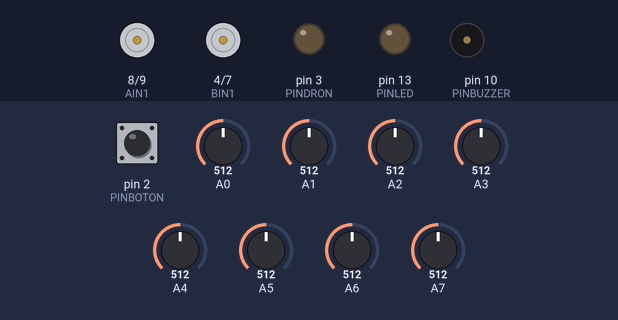
Simulated run of this sketch. Board: Arduino Nano, built with avr-gcc and run on an emulated ATmega328P. On the bench: motor-driver pin pairs drawn as motors (green arrow = first pin HIGH = forward, orange = second pin HIGH = backward, longer = more drive, scaled by the enable pin), output pins drawn as LEDs (lit = HIGH), buzzer (waves = sounding). Inputs (shaded band) come from the test bench; at power-on: pin 2 (PINBOTON) HIGH, A0 = 512, A1 = 512, A2 = 512, A3 = 512, A4 = 512, A5 = 512, A6 = 512, A7 = 512. Pins used as bus, display or sensor lines are not drawn; what the sketch prints to the serial monitor is not drawn.

Above: at 1.2 s.
At 4.4 s:
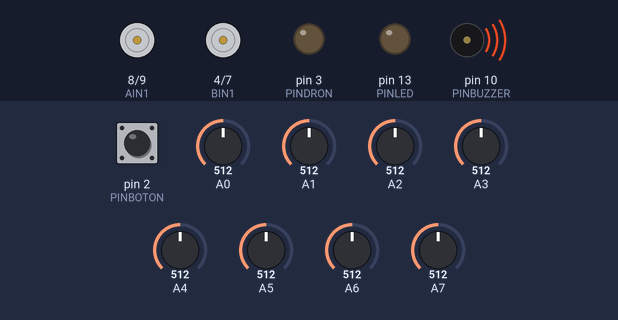
At 5.8 s:
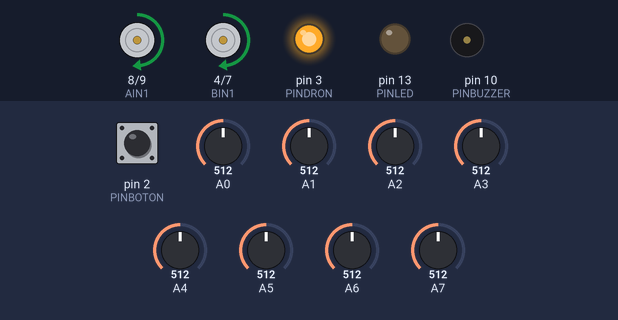
Timing chart, 0 to 7.3 s (numbered marks = the images above):
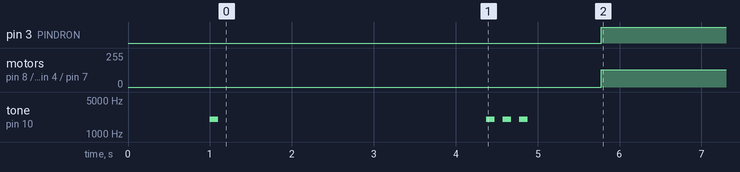

The sketch:

Speed_Selector.ino
```cpp
#define PINBUZZER 10
#define PINBOTON 2
#define PINLED 13
#define PINDRON 3

#define PIN_Sensor_ON 11


int velocidad_1 = 50;
int velocidad_2 = 80;
int velocidad_3 = 100;
int velocidad_4 = 120;
int velocidad_5 = 150;

int posicion_ideal = 0;


float Kprop = 1.1;
float Kderiv = 7.2;

int base = 130;
int error_pasado = 0;

void TB6612FNG_init();

void setup() {
  Serial.begin(115200);


  Sensors_init();
  Peripherals_init();
  TB6612FNG_init();

  pinMode(PINDRON, OUTPUT);
  digitalWrite(PINLED, LOW);
  digitalWrite(PINDRON, LOW);
  delay(500);

  Motores(0, 0);

  Serial.println("Programa Básico");

  delay(500);
  WaitBoton();
  calibracion();


  while (!digitalRead(PINBOTON)) {
    change();
  }
  tone(PINBUZZER, 2000, 100);
  delay(1000);
}


void loop() {
  digitalWrite(PINDRON, HIGH);

  int p = GetPos();

  detectGeo();

  int error = p - posicion_ideal;
  int d_error = error - error_pasado;
  int correction_power = int(Kprop * error) + int(Kderiv * (d_error));

  if ((d_error > 5) || (d_error < - 5)) {

    //   digitalWrite(PINDRON, HIGH);


  } else {
    //  digitalWrite(PINDRON, LOW);
  }


  Serial.println(d_error);

  if (correction_power > 255) {
    correction_power = 255;

  }

  else if (correction_power < -255) {
    correction_power = -255;
  }


  Motores(base + correction_power, base + -correction_power);
  error_pasado = error;
}
```

Control_Angular.ino
```cpp
int setpoint = 0;
int last_error = 0;
int pot_limite = 250;

int PIDLambo(int pos, float Kp, float Kd) {

  int error = pos - setpoint;
  int derivative = error - last_error;
  last_error = error;
  int pot_giro = (error * Kp + derivative * Kd);


  if (pot_giro > pot_limite)
    pot_giro = pot_limite;
  else if (pot_giro < -pot_limite)
    pot_giro = -pot_limite;
  return pot_giro;


}
```

Hits.ino
```cpp
void TB6612FNG_init();
void SO_init();

int fin = 0;
int curva = 1;

int l_geo, ll_geo, lll_geo;

int umbral = 850;
int geo = 0;

int HL, HR = 0;

void Read_hits() {

  HL = analogRead(A0);
  HR = analogRead(A7);

  if (HL > umbral) {
    HL = 0;
  } else {
    HL = 1;
  }

  if (HR > umbral) {
    HR = 0;
  } else {
    HR = 1;
  }
}

void detectGeo() {

  Read_hits();


  if ((HL == 0) && (HR == 0)) {
    geo = 0;
  }

  if ((HL == 1) && (HR == 0)) {
    geo = 1;
  }

  if ((HL == 0) && (HR == 1)) {
    geo = 2;
  }

  if ((HL == 1) && (HR == 1)) {
    geo = 3;
  }

  if (l_geo != geo) {


    if (geo == 0 && l_geo == 2 && ll_geo == 0) {

      funcion_HL();
    }
    if (geo == 0 && l_geo == 1 && ll_geo == 0) {

      funcion_HR();
    }

    if (geo == 0 && ((l_geo == 3) || (ll_geo == 3) || (lll_geo == 3))) {

      funcion_Cruce();
    }
    lll_geo = ll_geo;
    ll_geo = l_geo;
    l_geo = geo;
  }
}

void funcion_HL() {

  tone(PINBUZZER, 2000, 50);

  curva *= -1;
  if (curva <0) {
    base -= 0;
  }
  if (curva >0) {
    base += 0;

  }
}

void funcion_HR() {

  tone(PINBUZZER, 1500, 50);
  fin++;

  switch (fin) {
    case 1:
      Serial.println("Hit 1");
      break;
    case 2:
      delay(50);
      Serial.println("Hit 2");

      base = 0;
      Motores(0, 0);
      tone(PINBUZZER, 2000, 100);
      base = 140;
      WaitBoton();
      delay(3000);
      break;
    case 3:
      Serial.println("Hit 3");
      break;
    case 4:
      Serial.println("Hit 4");

      delay(50);
      base = 0;
      Motores(0, 0);
      base = 150;
      tone(PINBUZZER, 2000, 100);
      WaitBoton();
      delay(3000);
      break;
    case 5:
      Serial.println("Hit 5");
      break;
    case 6:
      Serial.println("Hit 6");

      delay(50);
      base = 0;
      Motores(0, 0);
      base = 160;
      tone(PINBUZZER, 2000, 100);
      WaitBoton();
      delay(3000);
      break;
    case 7:
      Serial.println("Hit 7");
      break;
    case 8:
      Serial.println("Hit 8");

      delay(30);
      base = 0;
      Motores(0, 0);
      base = 170;
      tone(PINBUZZER, 2000, 100);
      WaitBoton();
      delay(3000);
      setSpeed();
      break;

    default:
      // if nothing else matches, do the default
      // default is optional
      break;
  }
}

void funcion_Cruce() {

  tone(PINBUZZER, 2500, 50);

}
```

Peripherals.ino
```cpp
/*

Los periféricos (en inglés Peripherals), tienen por objetivo servir como interfáz de Humano - Máquina.

Vamos a comunicarnos con el robot utilizando los periféricos. En este caso, Open Lamborghino tiene:

- Un botón, conectado en el pin digital 2.
- Un Buzzer, conectado en el pin digital 10.
- Un LED, conectado en el pin 13, en la placa de Arduino.

En esta pestaña, hay funciones básicas para utilizar los periféricos.

*/


// Función para esperar el botón
void WaitBoton() {
  // Entra en un bucle infinito de espera hasta que se presione el botón
  while (!digitalRead(PINBOTON)); // No hace nada dentro del bucle, solo espera
  beep(); // Se llama a la función beep() cuando se presiona el botón
}

// Función para emitir un sonido
void beep() {
  tone(PINBUZZER, 2000, 100); // Emite un tono de 2000 Hz durante 100 ms
  delay(200); // Espera 200 ms antes de continuar
}

void Peripherals_init() {
  // Configuración de pines
  pinMode(PINBOTON, INPUT); // El pin del botón se configura como entrada
  pinMode(PINBUZZER, OUTPUT); // El pin del buzzer se configura como salida
  pinMode(PINLED, OUTPUT); // El pin del LED se configura como salida
}
```

SO.ino
```cpp
int cont = 0;
int tiempo = 0;
long ahora = 0;


int flagR = 0;


void change() {

  digitalWrite(PINDRON, LOW);

  if (analogRead(A0) < umbral) {

    ahora = millis();
    flagR = 1;

    while (analogRead(A0) < umbral + 40) {
      if (tiempo > 2000) {
        setSpeed();
        Serial.println("Set velocidad ");
        Serial.println("\t");
        Serial.println(base);


        for (int i = 1; i <= cont; i++) {

          tone(PINBUZZER, 4000, 50);
          delay(500);

        }
        delay(1000);
        tiempo = 0;
        flagR = 0;
        return;

      } else {
        tiempo = millis() - ahora;
      }
    }
  }

  if ((analogRead(A0) > umbral) && (flagR == 1) ) {
    flagR = 0;
    cont++;
    tone(PINBUZZER, 3500, 50);
    delay(250);
    Serial.println(cont);

  }

  if (analogRead(A7) < umbral) {

    cont--;
    tone(PINBUZZER, 3000, 50);
    delay(250);
    Serial.println(cont);

  }


}


void setSpeed() {

  base = cont * 10;

}
```

Sensors.ino
```cpp
void Peripherals();

int v_s_min[6] = { 1023, 1023, 1023, 1023, 1023, 1023 };
int v_s_max[6] = { 0, 0, 0, 0, 0, 0 };
volatile int s_p[6];
boolean online;

int pos;
int l_pos;


void Sensors_init() {

pinMode(PIN_Sensor_ON, OUTPUT);


}


void calibracion() {
  digitalWrite(PIN_Sensor_ON, HIGH);

  int v_s[6];

  for (int j = 0; j < 100; j++) {
    delay(30);
    v_s[0] = analogRead(A6);
    v_s[1] = analogRead(A5);
    v_s[2] = analogRead(A4);
    v_s[3] = analogRead(A3);
    v_s[4] = analogRead(A2);
    v_s[5] = analogRead(A1);

    for (int i = 0; i < 6; i++) {

      Serial.print(v_s[i]);
      Serial.print("\t");
    }
    Serial.println();

    for (int i = 0; i < 6; i++) {
      if (v_s[i] < v_s_min[i]) {
        v_s_min[i] = v_s[i];
      }
    }


    for (int i = 0; i < 6; i++) {
      if (v_s[i] > v_s_max[i]) {
        v_s_max[i] = v_s[i];
      }
    }
  }

  beep();
  beep();

  Serial.println();
  Serial.println();

  Serial.print("Minimos");
  Serial.print("\t");

  for (int i = 0; i < 6; i++) {
    Serial.print(v_s_min[i]);
    Serial.print("\t");
  }
  Serial.println();

  Serial.print("Maximos");
  Serial.print("\t");

  for (int i = 0; i < 6; i++) {
    Serial.print(v_s_max[i]);
    Serial.print("\t");
  }
  Serial.println();
  digitalWrite(PIN_Sensor_ON, LOW);
}

void readSensors() {

  digitalWrite(PIN_Sensor_ON, HIGH);

  volatile int s[6];


  s[0] = analogRead(A6);
  s[1] = analogRead(A5);
  s[2] = analogRead(A4);
  s[3] = analogRead(A3);
  s[4] = analogRead(A2);
  s[5] = analogRead(A1);

  for (int i = 0; i < 6; i++) {
    if (s[i] < v_s_min[i]) {
      s[i] = v_s_min[i];
    }

    if (s[i] > v_s_max[i]) {
      s[i] = v_s_max[i];
    }
    s_p[i] = map(s[i], v_s_min[i], v_s_max[i], 100, 0);
  }


  volatile int sum = s_p[0] + s_p[1] + s_p[2] + s_p[3] + s_p[4] + s_p[5];
  if (sum > 100) {
    online = 1;

  } else {
    online = 0;
    sum = 100;
  }


  if (online) {
    for (int i = 0; i < 6; i++) {
      /*
        Serial.print(s_p[i]);
        Serial.print("\t");
        */
    }
    //Serial.println();
  }

  digitalWrite(PIN_Sensor_ON, LOW);

}


int GetPos() {
  readSensors();
  int prom = -2.5 * s_p[0] - 1.5 * s_p[1] - 0.5 * s_p[2] + 0.5 * s_p[3] + 1.5 * s_p[4] + 2.5 * s_p[5];
  int sum = s_p[0] + s_p[1] + s_p[2] + s_p[3] + s_p[4] + s_p[5];

  if (online) {
    pos = int(100.0 * prom / sum);
  } else {
    if (l_pos < 0) {
      pos = -255;
    }
    if (l_pos >= 0) {
      pos = 255;
    }
  }
  l_pos = pos;
  return pos;
}
```

TB6612FNG.ino
```cpp
# define AIN1 8    // pin 1 de dirección del Motor Izquierdo
# define AIN2 9    // pin 2 de dirección del Motor Izquierdo
# define PWMA 5    // pin PWM del Motor Izquierdo


# define BIN1 4    // pin 1 de dirección del Motor Derecho
# define BIN2 7    // pin 2 de dirección del Motor Derecho
# define PWMB 6    // pin PWM del Motor Derecho


void TB6612FNG_init() {

  pinMode(AIN1, OUTPUT);
  pinMode(AIN2, OUTPUT);
  pinMode(PWMA, OUTPUT);
  pinMode(BIN1, OUTPUT);
  pinMode(BIN2, OUTPUT);
  pinMode(PWMB, OUTPUT);

}

void MotorIz(int value) {
  if (value >= 0) {
    // si valor positivo vamos hacia adelante

    digitalWrite(AIN1, HIGH);
    digitalWrite(AIN2, LOW);
  } else {
    // si valor negativo vamos hacia atras

    digitalWrite(AIN1, LOW);
    digitalWrite(AIN2, HIGH);
    value *= -1;
  }

  // Setea Velocidad

  analogWrite(PWMA, value);
}


void MotorDe(int value) {
  if (value >= 0) {
    // si valor positivo vamos hacia adelante

    digitalWrite(BIN1, HIGH);
    digitalWrite(BIN2, LOW);
  } else {
    // si valor negativo vamos hacia atras

    digitalWrite(BIN1, LOW);
    digitalWrite(BIN2, HIGH);
    value *= -1;
  }

  // Setea Velocidad

  analogWrite(PWMB, value);
}


void Motores(int left, int right) {
  MotorIz(left);
  MotorDe(right);
}
```

Measured:
- by itself, pin 3 (PINDRON): LOW → HIGH at 5.8 s
- by itself, motor on pin 8 (AIN1) / pin 9 (AIN2), motor on pin 4 (BIN1) / pin 7 (BIN2): stopped → forward 130/255 at 5.8 s
